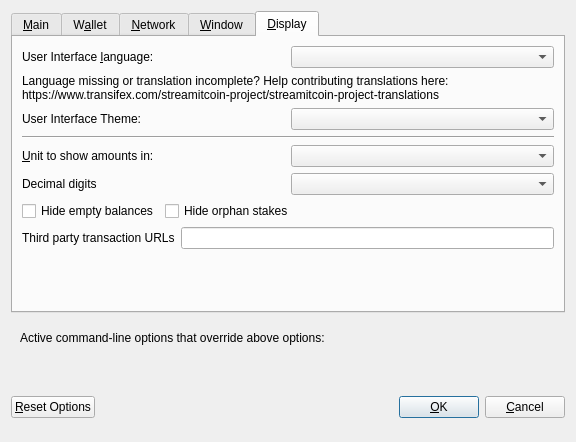
<?xml version="1.0" encoding="UTF-8"?>
<ui version="4.0">
 <class>OptionsDialog</class>
 <widget class="QDialog" name="OptionsDialog">
  <property name="geometry">
   <rect>
    <x>0</x>
    <y>0</y>
    <width>576</width>
    <height>442</height>
   </rect>
  </property>
  <property name="windowTitle">
   <string>Options</string>
  </property>
  <property name="modal">
   <bool>true</bool>
  </property>
  <layout class="QVBoxLayout" name="verticalLayout">
   <item>
    <widget class="QTabWidget" name="tabWidget">
     <property name="currentIndex">
      <number>4</number>
     </property>
     <widget class="QWidget" name="tabMain">
      <attribute name="title">
       <string>&amp;Main</string>
      </attribute>
      <layout class="QVBoxLayout" name="verticalLayout_Main">
       <item>
        <widget class="QCheckBox" name="bitcoinAtStartup">
         <property name="toolTip">
          <string>Automatically start StreamitCoin after logging in to the system.</string>
         </property>
         <property name="text">
          <string>&amp;Start StreamitCoin on system login</string>
         </property>
        </widget>
       </item>
       <item>
        <layout class="QHBoxLayout" name="horizontalLayout_2_Main">
         <item>
          <widget class="QLabel" name="databaseCacheLabel">
           <property name="text">
            <string>Size of &amp;database cache</string>
           </property>
           <property name="textFormat">
            <enum>Qt::PlainText</enum>
           </property>
           <property name="buddy">
            <cstring>databaseCache</cstring>
           </property>
          </widget>
         </item>
         <item>
          <widget class="QSpinBox" name="databaseCache"/>
         </item>
         <item>
          <widget class="QLabel" name="databaseCacheUnitLabel">
           <property name="text">
            <string>MB</string>
           </property>
           <property name="textFormat">
            <enum>Qt::PlainText</enum>
           </property>
          </widget>
         </item>
         <item>
          <spacer name="horizontalSpacer_2_Main">
           <property name="orientation">
            <enum>Qt::Horizontal</enum>
           </property>
           <property name="sizeHint" stdset="0">
            <size>
             <width>40</width>
             <height>20</height>
            </size>
           </property>
          </spacer>
         </item>
        </layout>
       </item>
       <item>
        <layout class="QHBoxLayout" name="horizontalLayout_3_Main">
         <item>
          <widget class="QLabel" name="threadsScriptVerifLabel">
           <property name="text">
            <string>Number of script &amp;verification threads</string>
           </property>
           <property name="textFormat">
            <enum>Qt::PlainText</enum>
           </property>
           <property name="buddy">
            <cstring>threadsScriptVerif</cstring>
           </property>
          </widget>
         </item>
         <item>
          <widget class="QSpinBox" name="threadsScriptVerif">
           <property name="toolTip">
            <string>(0 = auto, &lt;0 = leave that many cores free)</string>
           </property>
          </widget>
         </item>
         <item>
          <spacer name="horizontalSpacer_3_Main">
           <property name="orientation">
            <enum>Qt::Horizontal</enum>
           </property>
           <property name="sizeHint" stdset="0">
            <size>
             <width>40</width>
             <height>20</height>
            </size>
           </property>
          </spacer>
         </item>
        </layout>
       </item>
       <item>
        <spacer name="verticalSpacer_2">
         <property name="orientation">
          <enum>Qt::Vertical</enum>
         </property>
         <property name="sizeHint" stdset="0">
          <size>
           <width>20</width>
           <height>40</height>
          </size>
         </property>
        </spacer>
       </item>
       <item>
        <layout class="QHBoxLayout" name="horiz-autominting-layout">
         <item>
          <widget class="QCheckBox" name="checkBoxZeromintEnable">
           <property name="toolTip">
            <string>Enable automatic minting of STREAM units to zSTREAM</string>
           </property>
           <property name="layoutDirection">
            <enum>Qt::LeftToRight</enum>
           </property>
           <property name="text">
            <string>Enable zSTREAM Automint</string>
           </property>
          </widget>
         </item>
         <item>
          <widget class="QCheckBox" name="checkBoxZeromintAddresses">
           <property name="toolTip">
            <string>Enable automatic zSTREAM minting from specific addresses</string>
           </property>
           <property name="layoutDirection">
            <enum>Qt::LeftToRight</enum>
           </property>
           <property name="text">
            <string>Enable Automint Addresses</string>
           </property>
          </widget>
         </item>
        </layout>
       </item>
       <item>
        <layout class="QHBoxLayout" name="horizontalLayout_3">
         <item>
          <widget class="QLabel" name="percentage_label">
           <property name="toolTip">
            <string>Percentage of incoming STREAM which get automatically converted to zSTREAM via Zerocoin Protocol (min: 10%)</string>
           </property>
           <property name="text">
            <string>Percentage of autominted zSTREAM</string>
           </property>
          </widget>
         </item>
         <item>
          <widget class="QSpinBox" name="zeromintPercentage">
           <property name="minimum">
            <number>1</number>
           </property>
           <property name="maximum">
            <number>100</number>
           </property>
          </widget>
         </item>
        </layout>
       </item>
       <item>
        <layout class="QHBoxLayout" name="horizontalLayout" stretch="0,0">
         <property name="sizeConstraint">
          <enum>QLayout::SetFixedSize</enum>
         </property>
         <item>
          <widget class="QLabel" name="labelPreferredDenom">
           <property name="maximumSize">
            <size>
             <width>16777215</width>
             <height>16777215</height>
            </size>
           </property>
           <property name="toolTip">
            <string>Wait with automatic conversion to Zerocoin until enough STREAM for this denomination is available</string>
           </property>
           <property name="text">
            <string>Preferred Automint zSTREAM Denomination</string>
           </property>
          </widget>
         </item>
         <item>
          <widget class="QComboBox" name="preferredDenom">
           <property name="maximumSize">
            <size>
             <width>16777215</width>
             <height>27</height>
            </size>
           </property>
           <property name="toolTip">
            <string>Wait with automatic conversion to Zerocoin until enough STREAM for this denomination is available</string>
           </property>
           <property name="maxVisibleItems">
            <number>9</number>
           </property>
           <property name="maxCount">
            <number>9</number>
           </property>
          </widget>
         </item>
        </layout>
       </item>
      </layout>
     </widget>
     <widget class="QWidget" name="tabWallet">
      <attribute name="title">
       <string>W&amp;allet</string>
      </attribute>
      <layout class="QVBoxLayout" name="verticalLayout_Wallet">
       <item>
        <layout class="QHBoxLayout" name="horizontalLayout_2_Wallet">
         <item>
          <widget class="QLabel" name="labelStakeSplitThresholdText">
           <property name="text">
            <string>Stake split threshold:</string>
           </property>
          </widget>
         </item>
         <item>
          <widget class="QSpinBox" name="spinBoxStakeSplitThreshold">
           <property name="minimum">
            <number>1</number>
           </property>
           <property name="maximum">
            <number>999999</number>
           </property>
          </widget>
         </item>
        </layout>
       </item>
       <item>
        <widget class="QGroupBox" name="groupBox">
         <property name="title">
          <string>Expert</string>
         </property>
         <layout class="QVBoxLayout" name="verticalLayout_2">
          <item>
           <widget class="QCheckBox" name="coinControlFeatures">
            <property name="toolTip">
             <string>Whether to show coin control features or not.</string>
            </property>
            <property name="text">
             <string>Enable coin &amp;control features</string>
            </property>
           </widget>
          </item>
          <item>
           <widget class="QCheckBox" name="showMasternodesTab">
            <property name="toolTip">
             <string>Show additional tab listing all your masternodes in first sub-tab&lt;br/&gt;and all masternodes on the network in second sub-tab.</string>
            </property>
            <property name="text">
             <string>Show Masternodes Tab</string>
            </property>
           </widget>
          </item>
          <item>
           <widget class="QCheckBox" name="spendZeroConfChange">
            <property name="toolTip">
             <string>If you disable the spending of unconfirmed change, the change from a transaction&lt;br/&gt;cannot be used until that transaction has at least one confirmation.&lt;br/&gt;This also affects how your balance is computed.</string>
            </property>
            <property name="text">
             <string>&amp;Spend unconfirmed change</string>
            </property>
           </widget>
          </item>
         </layout>
        </widget>
       </item>
       <item>
        <spacer name="verticalSpacer_Wallet">
         <property name="orientation">
          <enum>Qt::Vertical</enum>
         </property>
         <property name="sizeHint" stdset="0">
          <size>
           <width>20</width>
           <height>40</height>
          </size>
         </property>
        </spacer>
       </item>
      </layout>
     </widget>
     <widget class="QWidget" name="tabNetwork">
      <attribute name="title">
       <string>&amp;Network</string>
      </attribute>
      <layout class="QVBoxLayout" name="verticalLayout_Network">
       <item>
        <widget class="QCheckBox" name="mapPortUpnp">
         <property name="toolTip">
          <string>Automatically open the StreamitCoin client port on the router. This only works when your router supports UPnP and it is enabled.</string>
         </property>
         <property name="text">
          <string>Map port using &amp;UPnP</string>
         </property>
        </widget>
       </item>
       <item>
        <widget class="QCheckBox" name="allowIncoming">
         <property name="toolTip">
          <string>Accept connections from outside</string>
         </property>
         <property name="text">
          <string>Allow incoming connections</string>
         </property>
        </widget>
       </item>
       <item>
        <widget class="QCheckBox" name="connectSocks">
         <property name="toolTip">
          <string>Connect to the StreamitCoin network through a SOCKS5 proxy.</string>
         </property>
         <property name="text">
          <string>&amp;Connect through SOCKS5 proxy (default proxy):</string>
         </property>
        </widget>
       </item>
       <item>
        <layout class="QHBoxLayout" name="horizontalLayout_1_Network">
         <item>
          <widget class="QLabel" name="proxyIpLabel">
           <property name="text">
            <string>Proxy &amp;IP:</string>
           </property>
           <property name="textFormat">
            <enum>Qt::PlainText</enum>
           </property>
           <property name="buddy">
            <cstring>proxyIp</cstring>
           </property>
          </widget>
         </item>
         <item>
          <widget class="QValidatedLineEdit" name="proxyIp">
           <property name="minimumSize">
            <size>
             <width>140</width>
             <height>0</height>
            </size>
           </property>
           <property name="maximumSize">
            <size>
             <width>140</width>
             <height>16777215</height>
            </size>
           </property>
           <property name="toolTip">
            <string>IP address of the proxy (e.g. IPv4: 127.0.0.1 / IPv6: ::1)</string>
           </property>
          </widget>
         </item>
         <item>
          <widget class="QLabel" name="proxyPortLabel">
           <property name="text">
            <string>&amp;Port:</string>
           </property>
           <property name="textFormat">
            <enum>Qt::PlainText</enum>
           </property>
           <property name="buddy">
            <cstring>proxyPort</cstring>
           </property>
          </widget>
         </item>
         <item>
          <widget class="QLineEdit" name="proxyPort">
           <property name="minimumSize">
            <size>
             <width>55</width>
             <height>0</height>
            </size>
           </property>
           <property name="maximumSize">
            <size>
             <width>55</width>
             <height>16777215</height>
            </size>
           </property>
           <property name="toolTip">
            <string>Port of the proxy (e.g. 9050)</string>
           </property>
          </widget>
         </item>
         <item>
          <spacer name="horizontalSpacer_1_Network">
           <property name="orientation">
            <enum>Qt::Horizontal</enum>
           </property>
           <property name="sizeHint" stdset="0">
            <size>
             <width>40</width>
             <height>20</height>
            </size>
           </property>
          </spacer>
         </item>
        </layout>
       </item>
       <item>
        <spacer name="verticalSpacer_Network">
         <property name="orientation">
          <enum>Qt::Vertical</enum>
         </property>
         <property name="sizeHint" stdset="0">
          <size>
           <width>20</width>
           <height>40</height>
          </size>
         </property>
        </spacer>
       </item>
      </layout>
     </widget>
     <widget class="QWidget" name="tabWindow">
      <attribute name="title">
       <string>&amp;Window</string>
      </attribute>
      <layout class="QVBoxLayout" name="verticalLayout_Window">
       <item>
        <widget class="QCheckBox" name="minimizeToTray">
         <property name="toolTip">
          <string>Show only a tray icon after minimizing the window.</string>
         </property>
         <property name="text">
          <string>&amp;Minimize to the tray instead of the taskbar</string>
         </property>
        </widget>
       </item>
       <item>
        <widget class="QCheckBox" name="minimizeOnClose">
         <property name="toolTip">
          <string>Minimize instead of exit the application when the window is closed. When this option is enabled, the application will be closed only after selecting Quit in the menu.</string>
         </property>
         <property name="text">
          <string>M&amp;inimize on close</string>
         </property>
        </widget>
       </item>
       <item>
        <spacer name="verticalSpacer_Window">
         <property name="orientation">
          <enum>Qt::Vertical</enum>
         </property>
         <property name="sizeHint" stdset="0">
          <size>
           <width>20</width>
           <height>40</height>
          </size>
         </property>
        </spacer>
       </item>
      </layout>
     </widget>
     <widget class="QWidget" name="tabDisplay">
      <attribute name="title">
       <string>&amp;Display</string>
      </attribute>
      <layout class="QVBoxLayout" name="verticalLayout_Display">
       <item>
        <layout class="QHBoxLayout" name="horizontalLayout_1_Display">
         <item>
          <widget class="QLabel" name="langLabel">
           <property name="text">
            <string>User Interface &amp;language:</string>
           </property>
           <property name="textFormat">
            <enum>Qt::PlainText</enum>
           </property>
           <property name="buddy">
            <cstring>lang</cstring>
           </property>
          </widget>
         </item>
         <item>
          <widget class="QValueComboBox" name="lang">
           <property name="toolTip">
            <string>The user interface language can be set here. This setting will take effect after restarting StreamitCoin.</string>
           </property>
          </widget>
         </item>
        </layout>
       </item>
       <item>
        <widget class="QLabel" name="label_3">
         <property name="toolTip">
          <string notr="true"/>
         </property>
         <property name="statusTip">
          <string notr="true"/>
         </property>
         <property name="whatsThis">
          <string notr="true"/>
         </property>
         <property name="accessibleName">
          <string notr="true"/>
         </property>
         <property name="text">
          <string>Language missing or translation incomplete? Help contributing translations here:
https://www.transifex.com/streamitcoin-project/streamitcoin-project-translations</string>
         </property>
         <property name="wordWrap">
          <bool>true</bool>
         </property>
         <property name="openExternalLinks">
          <bool>true</bool>
         </property>
         <property name="textInteractionFlags">
          <set>Qt::TextBrowserInteraction</set>
         </property>
        </widget>
       </item>
       <item>
        <layout class="QHBoxLayout" name="horizontalLayout_2_Display" stretch="0,0">
         <item>
          <widget class="QLabel" name="themeLabel">
           <property name="text">
            <string>User Interface Theme:</string>
           </property>
          </widget>
         </item>
         <item>
          <widget class="QValueComboBox" name="theme"/>
         </item>
        </layout>
       </item>
       <item>
        <widget class="Line" name="line">
         <property name="orientation">
          <enum>Qt::Horizontal</enum>
         </property>
        </widget>
       </item>
       <item>
        <layout class="QHBoxLayout" name="horizontalLayout_3_Display">
         <item>
          <widget class="QLabel" name="unitLabel">
           <property name="text">
            <string>&amp;Unit to show amounts in:</string>
           </property>
           <property name="textFormat">
            <enum>Qt::PlainText</enum>
           </property>
           <property name="buddy">
            <cstring>unit</cstring>
           </property>
          </widget>
         </item>
         <item>
          <widget class="QValueComboBox" name="unit">
           <property name="toolTip">
            <string>Choose the default subdivision unit to show in the interface and when sending coins.</string>
           </property>
          </widget>
         </item>
        </layout>
       </item>
       <item>
        <layout class="QHBoxLayout" name="horizontalLayout_4_Display">
         <item>
          <widget class="QLabel" name="digitsLabel">
           <property name="text">
            <string>Decimal digits</string>
           </property>
          </widget>
         </item>
         <item>
          <widget class="QValueComboBox" name="digits"/>
         </item>
        </layout>
       </item>
       <item>
        <layout class="QHBoxLayout" name="horizontalLayout_5_Display">
         <item>
          <widget class="QCheckBox" name="checkBoxHideZeroBalances">
           <property name="toolTip">
            <string>Hide empty balances</string>
           </property>
           <property name="layoutDirection">
            <enum>Qt::LeftToRight</enum>
           </property>
           <property name="text">
            <string>Hide empty balances</string>
           </property>
          </widget>
         </item>
         <item>
          <widget class="QCheckBox" name="checkBoxHideOrphans">
           <property name="toolTip">
            <string>Hide orphan stakes in transaction lists</string>
           </property>
           <property name="text">
            <string>Hide orphan stakes</string>
           </property>
          </widget>
         </item>
         <item>
          <spacer name="horizontalSpacer">
           <property name="orientation">
            <enum>Qt::Horizontal</enum>
           </property>
           <property name="sizeHint" stdset="0">
            <size>
             <width>40</width>
             <height>20</height>
            </size>
           </property>
          </spacer>
         </item>
        </layout>
       </item>
       <item>
        <layout class="QHBoxLayout" name="horizontalLayout_6_Display">
         <item>
          <widget class="QLabel" name="thirdPartyTxUrlsLabel">
           <property name="toolTip">
            <string>Third party URLs (e.g. a block explorer) that appear in the transactions tab as context menu items. %s in the URL is replaced by transaction hash. Multiple URLs are separated by vertical bar |.</string>
           </property>
           <property name="text">
            <string>Third party transaction URLs</string>
           </property>
           <property name="buddy">
            <cstring>thirdPartyTxUrls</cstring>
           </property>
          </widget>
         </item>
         <item>
          <widget class="QLineEdit" name="thirdPartyTxUrls">
           <property name="toolTip">
            <string>Third party URLs (e.g. a block explorer) that appear in the transactions tab as context menu items. %s in the URL is replaced by transaction hash. Multiple URLs are separated by vertical bar |.</string>
           </property>
          </widget>
         </item>
        </layout>
       </item>
       <item>
        <spacer name="verticalSpacer">
         <property name="orientation">
          <enum>Qt::Vertical</enum>
         </property>
         <property name="sizeHint" stdset="0">
          <size>
           <width>20</width>
           <height>40</height>
          </size>
         </property>
        </spacer>
       </item>
      </layout>
     </widget>
    </widget>
   </item>
   <item>
    <widget class="QFrame" name="frame">
     <layout class="QVBoxLayout" name="verticalLayout_Bottom">
      <item>
       <layout class="QHBoxLayout" name="horizontalLayout_Bottom">
        <item>
         <widget class="QLabel" name="overriddenByCommandLineInfoLabel">
          <property name="text">
           <string>Active command-line options that override above options:</string>
          </property>
          <property name="textFormat">
           <enum>Qt::PlainText</enum>
          </property>
         </widget>
        </item>
        <item>
         <spacer name="horizontalSpacer_Bottom">
          <property name="orientation">
           <enum>Qt::Horizontal</enum>
          </property>
          <property name="sizeHint" stdset="0">
           <size>
            <width>40</width>
            <height>20</height>
           </size>
          </property>
         </spacer>
        </item>
       </layout>
      </item>
      <item>
       <widget class="QLabel" name="overriddenByCommandLineLabel">
        <property name="text">
         <string/>
        </property>
        <property name="textFormat">
         <enum>Qt::PlainText</enum>
        </property>
        <property name="wordWrap">
         <bool>true</bool>
        </property>
       </widget>
      </item>
     </layout>
    </widget>
   </item>
   <item>
    <layout class="QHBoxLayout" name="horizontalLayout_Buttons">
     <item>
      <widget class="QPushButton" name="resetButton">
       <property name="toolTip">
        <string>Reset all client options to default.</string>
       </property>
       <property name="text">
        <string>&amp;Reset Options</string>
       </property>
       <property name="autoDefault">
        <bool>false</bool>
       </property>
      </widget>
     </item>
     <item>
      <spacer name="horizontalSpacer_1">
       <property name="orientation">
        <enum>Qt::Horizontal</enum>
       </property>
       <property name="sizeHint" stdset="0">
        <size>
         <width>40</width>
         <height>48</height>
        </size>
       </property>
      </spacer>
     </item>
     <item>
      <widget class="QLabel" name="statusLabel">
       <property name="minimumSize">
        <size>
         <width>200</width>
         <height>0</height>
        </size>
       </property>
       <property name="font">
        <font>
         <weight>75</weight>
         <bold>true</bold>
        </font>
       </property>
       <property name="text">
        <string/>
       </property>
       <property name="textFormat">
        <enum>Qt::PlainText</enum>
       </property>
       <property name="wordWrap">
        <bool>true</bool>
       </property>
      </widget>
     </item>
     <item>
      <spacer name="horizontalSpacer_2">
       <property name="orientation">
        <enum>Qt::Horizontal</enum>
       </property>
       <property name="sizeHint" stdset="0">
        <size>
         <width>40</width>
         <height>48</height>
        </size>
       </property>
      </spacer>
     </item>
     <item>
      <widget class="QPushButton" name="okButton">
       <property name="text">
        <string>&amp;OK</string>
       </property>
       <property name="autoDefault">
        <bool>false</bool>
       </property>
       <property name="default">
        <bool>true</bool>
       </property>
      </widget>
     </item>
     <item>
      <widget class="QPushButton" name="cancelButton">
       <property name="text">
        <string>&amp;Cancel</string>
       </property>
       <property name="autoDefault">
        <bool>false</bool>
       </property>
      </widget>
     </item>
    </layout>
   </item>
  </layout>
 </widget>
 <customwidgets>
  <customwidget>
   <class>QValidatedLineEdit</class>
   <extends>QLineEdit</extends>
   <header>qvalidatedlineedit.h</header>
  </customwidget>
  <customwidget>
   <class>QValueComboBox</class>
   <extends>QComboBox</extends>
   <header>qvaluecombobox.h</header>
  </customwidget>
 </customwidgets>
 <resources/>
 <connections/>
</ui>
